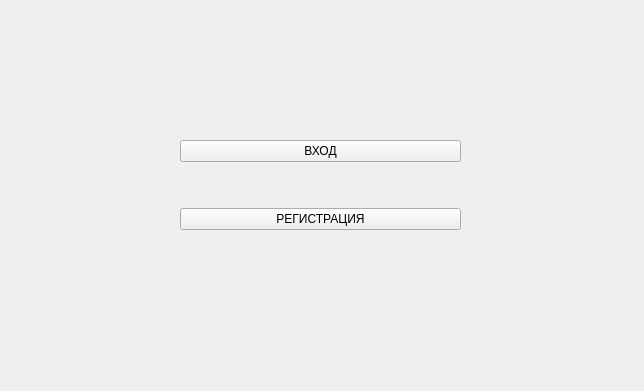
<?xml version="1.0" encoding="UTF-8"?>
<ui version="4.0">
 <class>Form</class>
 <widget class="QWidget" name="Form">
  <property name="windowModality">
   <enum>Qt::ApplicationModal</enum>
  </property>
  <property name="geometry">
   <rect>
    <x>0</x>
    <y>0</y>
    <width>644</width>
    <height>391</height>
   </rect>
  </property>
  <property name="windowTitle">
   <string>Судоку</string>
  </property>
  <widget class="QWidget" name="verticalLayoutWidget">
   <property name="geometry">
    <rect>
     <x>180</x>
     <y>100</y>
     <width>281</width>
     <height>171</height>
    </rect>
   </property>
   <layout class="QVBoxLayout" name="verticalLayout">
    <item>
     <widget class="QPushButton" name="logInButton">
      <property name="font">
       <font>
        <pointsize>9</pointsize>
       </font>
      </property>
      <property name="text">
       <string>ВХОД</string>
      </property>
     </widget>
    </item>
    <item>
     <widget class="QPushButton" name="registrationButton">
      <property name="font">
       <font>
        <pointsize>9</pointsize>
       </font>
      </property>
      <property name="text">
       <string>РЕГИСТРАЦИЯ</string>
      </property>
     </widget>
    </item>
   </layout>
  </widget>
 </widget>
 <resources/>
 <connections/>
</ui>
